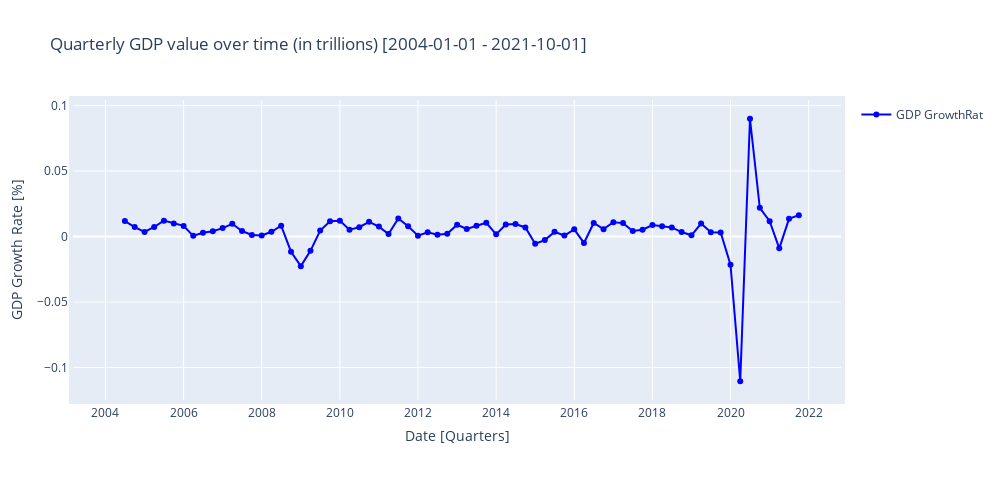

Write notebook code for a chart like this one.
### Markdown cell above
## Plot for GDP growth rate

### Code cell
# Create a new figure
fig = go.Figure()

# Add a scatter plot to the figure
fig.add_trace(go.Scatter(x=gdpts.index,
                         y=gdpts['GDP_GrowthRate'],
                         mode='markers+lines',
                         name='GDP GrowthRat',
                         marker=dict(color='blue'),
                         line=dict(color='blue', width=2),
                         showlegend=True,
                         hoverlabel=dict(bgcolor='white', font_size=12, font_family='Rockwell'),
                         hoverinfo='x+y',
                         hovertemplate='Quarter: %{x}<br>GDP: %{y:.2f} trillion USD<br>',
                         textposition='top center',
                         textfont=dict(family='Rockwell', size=12, color='blue'),
                         text='GDP'))

# Set the title, x-label, and y-label of the plot
fig.update_layout(title="Quarterly GDP value over time (in trillions) [2004-01-01 - 2021-10-01]", 
                  xaxis_title='Date [Quarters]', 
                  yaxis_title='GDP Growth Rate [%]', 
                  autosize=False, 
                  width=1000,
                  height=500,
                  margin=dict(l=50, r=50, b=100, t=100, pad=4),
                  hoverlabel=dict(bgcolor='white', font_size=12, font_family='Rockwell'),
                  hovermode='x unified')

# Show the figure
fig.show()

### Figure 1 — Plotly figure (JSON) as saved in the notebook; plotly's stock layout.template omitted (floating-point values rounded to 4 significant figures)
{"data": [{"hoverinfo": "x+y", "hoverlabel": {"bgcolor": "white", "font": {"family": "Rockwell", "size": 12}}, "hovertemplate": "Quarter: %{x}<br>GDP: %{y:.2f} trillion USD<br>", "line": {"color": "blue", "width": 2}, "marker": {"color": "blue"}, "mode": "markers+lines", "name": "GDP GrowthRat", "showlegend": true, "text": "GDP", "textfont": {"color": "blue", "family": "Rockwell", "size": 12}, "textposition": "top center", "type": "scatter", "x": ["2004-04-01T00:00:00", "2004-07-01T00:00:00", "2004-10-01T00:00:00", "2005-01-01T00:00:00", "2005-04-01T00:00:00", "2005-07-01T00:00:00", "2005-10-01T00:00:00", "2006-01-01T00:00:00", "2006-04-01T00:00:00", "2006-07-01T00:00:00", "2006-10-01T00:00:00", "2007-01-01T00:00:00", "2007-04-01T00:00:00", "2007-07-01T00:00:00", "2007-10-01T00:00:00", "2008-01-01T00:00:00", "2008-04-01T00:00:00", "2008-07-01T00:00:00", "2008-10-01T00:00:00", "2009-01-01T00:00:00", "2009-04-01T00:00:00", "2009-07-01T00:00:00", "2009-10-01T00:00:00", "2010-01-01T00:00:00", "2010-04-01T00:00:00", "2010-07-01T00:00:00", "2010-10-01T00:00:00", "2011-01-01T00:00:00", "2011-04-01T00:00:00", "2011-07-01T00:00:00", "2011-10-01T00:00:00", "2012-01-01T00:00:00", "2012-04-01T00:00:00", "2012-07-01T00:00:00", "2012-10-01T00:00:00", "2013-01-01T00:00:00", "2013-04-01T00:00:00", "2013-07-01T00:00:00", "2013-10-01T00:00:00", "2014-01-01T00:00:00", "2014-04-01T00:00:00", "2014-07-01T00:00:00", "2014-10-01T00:00:00", "2015-01-01T00:00:00", "2015-04-01T00:00:00", "2015-07-01T00:00:00", "2015-10-01T00:00:00", "2016-01-01T00:00:00", "2016-04-01T00:00:00", "2016-07-01T00:00:00", "2016-10-01T00:00:00", "2017-01-01T00:00:00", "2017-04-01T00:00:00", "2017-07-01T00:00:00", "2017-10-01T00:00:00", "2018-01-01T00:00:00", "2018-04-01T00:00:00", "2018-07-01T00:00:00", "2018-10-01T00:00:00", "2019-01-01T00:00:00", "2019-04-01T00:00:00", "2019-07-01T00:00:00", "2019-10-01T00:00:00", "2020-01-01T00:00:00", "2020-04-01T00:00:00", "2020-07-01T00:00:00", "2020-10-01T00:00:00", "2021-01-01T00:00:00", "2021-04-01T00:00:00", "2021-07-01T00:00:00", "2021-10-01T00:00:00"], "y": [null, 0.0118, 0.007184, 0.003461, 0.007255, 0.01211, 0.009887, 0.00811, 0.0005165, 0.002792, 0.003986, 0.006396, 0.009689, 0.004199, 0.001136, 0.0007664, 0.003617, 0.0082, -0.0116, -0.0226, -0.01091, 0.004499, 0.01166, 0.01206, 0.005233, 0.007087, 0.01118, 0.007553, 0.001948, 0.0138, 0.007875, 0.0006409, 0.003262, 0.001362, 0.002068, 0.00897, 0.005804, 0.00815, 0.01051, 0.001634, 0.009133, 0.009591, 0.00692, -0.005495, -0.002722, 0.003537, 0.0007488, 0.005485, -0.004917, 0.01031, 0.005615, 0.01087, 0.01023, 0.004219, 0.00518, 0.008752, 0.007851, 0.006901, 0.003409, 0.0009064, 0.009907, 0.003266, 0.003007, -0.02157, -0.1104, 0.08984, 0.02192, 0.01173, -0.009013, 0.01345, 0.01627]}], "layout": {"autosize": false, "height": 500, "hoverlabel": {"bgcolor": "white", "font": {"family": "Rockwell", "size": 12}}, "hovermode": "x unified", "margin": {"b": 100, "l": 50, "pad": 4, "r": 50, "t": 100}, "title": {"text": "Quarterly GDP value over time (in trillions) [2004-01-01 - 2021-10-01]"}, "width": 1000, "xaxis": {"title": {"text": "Date [Quarters]"}}, "yaxis": {"title": {"text": "GDP Growth Rate [%]"}}}}
